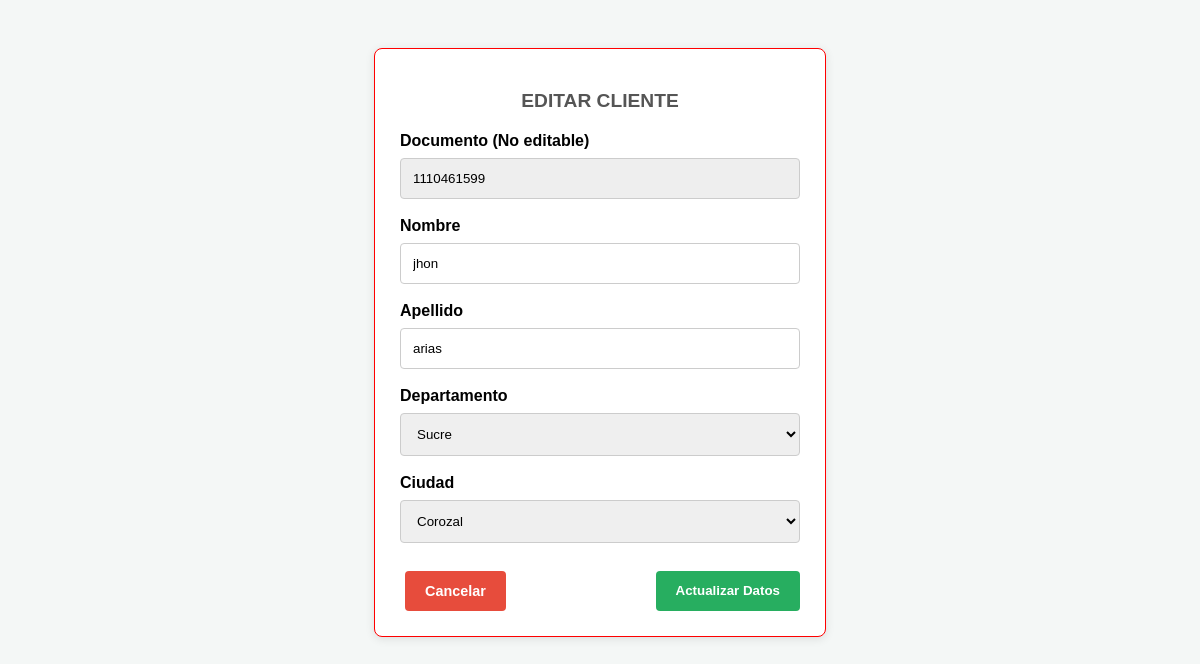
Screenshot of /update_cliente.php?documento_v=1110461599 with the database file from the repository.
### tables this page shows
CREATE TABLE `clientes` (
  `documento_v` int(30) NOT NULL,
  `nombre` varchar(50) NOT NULL,
  `apellido` varchar(50) NOT NULL,
  `id_ciudad` int(11) DEFAULT NULL,
  `id_g` int(11) DEFAULT NULL,
  `id_genero` int(11) DEFAULT NULL
);

CREATE TABLE `ciudad` (
  `id_ciudad` int(11) NOT NULL,
  `nombre` varchar(100) NOT NULL,
  `id_departamento` int(11) DEFAULT NULL
);

CREATE TABLE `departamento` (
  `id_departamento` int(11) NOT NULL,
  `nombre` varchar(100) NOT NULL
);

### update_cliente.php (the view, shortened to what this page needs)
<?php
include_once 'conexion.php';
if(isset($_GET['documento_v'])){
    $documento_v = $_GET['documento_v'];
    $buscar_id = $con->prepare('
        SELECT c.*, ciu.id_departamento
        FROM clientes c
        INNER JOIN ciudad ciu ON c.id_ciudad = ciu.id_ciudad
        WHERE c.documento_v = :doc LIMIT 1
    ');
    $buscar_id->execute(array(':doc' => $documento_v));
    $resultado = $buscar_id->fetch();
} else {
    header('Location: index.php'); exit;
}
$stmt_dep = $con->prepare("SELECT id_departamento, nombre FROM departamento ORDER BY nombre ASC");
$stmt_dep->execute();
$departamentos = $stmt_dep->fetchAll(PDO::FETCH_ASSOC);
$dep_seleccionado = $_POST['id_departamento_filtro'] ?? $resultado['id_departamento'];
$ciudades = [];
if ($dep_seleccionado) {
    $stmt_ciu = $con->prepare("SELECT id_ciudad, nombre FROM ciudad WHERE id_departamento = ? ORDER BY nombre ASC");
    $stmt_ciu->execute([$dep_seleccionado]);
    $ciudades = $stmt_ciu->fetchAll(PDO::FETCH_ASSOC);
}
?>
<!DOCTYPE html>
<html lang="es">
<head>
    <link rel="stylesheet" href="css/stylo.css">
</head>
<body>
    <div class="contenedor">
        <h2 style="text-align:center">EDITAR CLIENTE</h2>
        <form method="post" id="updateForm">
            <label>Documento (No editable)</label>
            <input type="text" name="documento_v" value="<?php echo $resultado['documento_v']; ?>" readonly class="input__text" style="background: #eee;">
            <label>Nombre</label>
            <input type="text" name="nombre" value="<?php echo $_POST['nombre'] ?? $resultado['nombre']; ?>" class="input__text" required>
            <label>Apellido</label>
            <input type="text" name="apellido" value="<?php echo $_POST['apellido'] ?? $resultado['apellido']; ?>" class="input__text" required>
            <label>Departamento</label>
            <select name="id_departamento_filtro" class="input__text" onchange="this.form.submit()">
                <?php foreach($departamentos as $d): ?>
                    <option value="<?php echo $d['id_departamento']; ?>" <?php echo ($dep_seleccionado == $d['id_departamento']) ? 'selected' : ''; ?>>
                        <?php echo $d['nombre']; ?>
                    </option>
                <?php endforeach; ?>
            </select>
            <label>Ciudad</label>
            <select name="id_ciudad" class="input__text" required>
                <?php foreach($ciudades as $c): ?>
                    <option value="<?php echo $c['id_ciudad']; ?>" <?php echo ($resultado['id_ciudad'] == $c['id_ciudad']) ? 'selected' : ''; ?>>
                        <?php echo $c['nombre']; ?>
                    </option>
                <?php endforeach; ?>
            </select>
            <div style="margin-top: 20px; display: flex; justify-content: space-between;">
                <a href="index.php" class="btn btn__delete">Cancelar</a>
                <button type="submit" name="actualizar" class="btn btn__nuevo">Actualizar Datos</button>
            </div>
        </form>
    </div>
</body>
</html>

### css/stylo.css (style rules this page uses)
body { background-color: #fff; font-family: Arial, sans-serif; }
.contenedor { width: 95%; margin: 20px auto; background-color: #f2e9c9; padding: 20px; border: 1px solid red; }
h2 { text-align: center; color: #555; font-size: 1.2em; margin-bottom: 20px; text-transform: uppercase; }
.input__text { padding: 8px; width: 300px; border: 1px solid #ccc; border-radius: 4px; }
.btn { padding: 8px 15px; border: none; border-radius: 4px; cursor: pointer; text-decoration: none; color: white; font-weight: bold; margin-left: 5px; display: inline-block; }
.btn__nuevo { background-color: #1b6331; }
.btn__update, .btn__delete { display: block; text-align: center; padding: 5px; color: white; text-decoration: none; border-radius: 3px; font-size: 0.9em; }
.btn__delete { background-color: #700000; }

### update_cliente.php (style rules this page uses)
body { background-color: #f4f7f6; font-family: sans-serif; display: flex; justify-content: center; padding: 20px; }
.contenedor { background: white; padding: 25px; border-radius: 8px; width: 400px; box-shadow: 0 2px 10px rgba(0,0,0,0.1); }
.input__text { width: 100%; padding: 12px; margin: 8px 0; border: 1px solid #ccc; border-radius: 4px; box-sizing: border-box; }
.btn { padding: 12px 20px; border: none; border-radius: 4px; color: white; font-weight: bold; cursor: pointer; text-decoration: none; display: inline-block; }
.btn__nuevo { background-color: #27ae60; }
.btn__delete { background-color: #e74c3c; }
label { font-weight: bold; display: block; margin-top: 10px; }

### rows the page displays
clientes: documento_v "1110461599", nombre "jhon", apellido "arias", id_ciudad "Corozal"
ciudad: id_departamento_filtro "Sucre"
